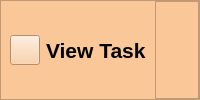
               <widget class="QFrame" name="frame_20">
                <property name="minimumSize">
                 <size>
                  <width>0</width>
                  <height>50</height>
                 </size>
                </property>
                <property name="styleSheet">
                 <string notr="true">background-color:#FAC898;
</string>
                </property>
                <property name="frameShape">
                 <enum>QFrame::StyledPanel</enum>
                </property>
                <property name="frameShadow">
                 <enum>QFrame::Raised</enum>
                </property>
                <layout class="QHBoxLayout" name="horizontalLayout">
                 <property name="spacing">
                  <number>0</number>
                 </property>
                 <property name="leftMargin">
                  <number>0</number>
                 </property>
                 <property name="topMargin">
                  <number>0</number>
                 </property>
                 <property name="rightMargin">
                  <number>0</number>
                 </property>
                 <property name="bottomMargin">
                  <number>0</number>
                 </property>
                 <item alignment="Qt::AlignLeft">
                  <widget class="QWidget" name="mainMenuButton_4" native="true">
                   <layout class="QHBoxLayout" name="horizontalLayout_35">
                    <item alignment="Qt::AlignHCenter">
                     <widget class="QPushButton" name="menuButton_5">
                      <property name="minimumSize">
                       <size>
                        <width>30</width>
                        <height>30</height>
                       </size>
                      </property>
                      <property name="maximumSize">
                       <size>
                        <width>30</width>
                        <height>30</height>
                       </size>
                      </property>
                      <property name="sizeIncrement">
                       <size>
                        <width>10</width>
                        <height>10</height>
                       </size>
                      </property>
                      <property name="styleSheet">
                       <string notr="true">image: url(:/icons/assets/icons/align-justify.svg);
magin-left: 3px</string>
                      </property>
                      <property name="text">
                       <string/>
                      </property>
                      <property name="iconSize">
                       <size>
                        <width>18</width>
                        <height>18</height>
                       </size>
                      </property>
                      <property name="checkable">
                       <bool>true</bool>
                      </property>
                     </widget>
                    </item>
                    <item>
                     <widget class="QLabel" name="homeHeader_5">
                      <property name="font">
                       <font>
                        <pointsize>16</pointsize>
                        <bold>true</bold>
                       </font>
                      </property>
                      <property name="text">
                       <string>View Task</string>
                      </property>
                     </widget>
                    </item>
                   </layout>
                  </widget>
                 </item>
                 <item>
                  <widget class="QFrame" name="frame_21">
                   <property name="frameShape">
                    <enum>QFrame::StyledPanel</enum>
                   </property>
                   <property name="frameShadow">
                    <enum>QFrame::Raised</enum>
                   </property>
                  </widget>
                 </item>
                </layout>
               </widget>
